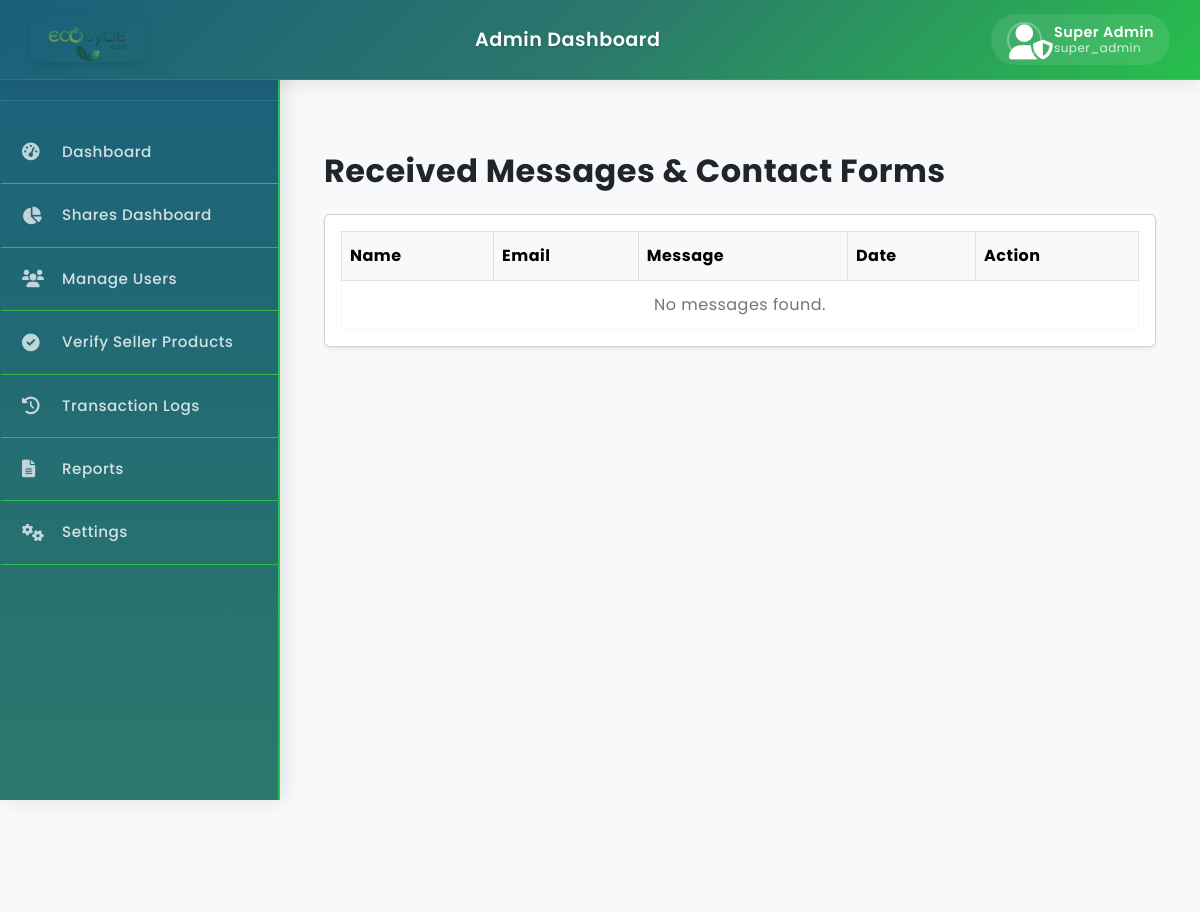
/admin/adminreceivemessages.php (signed in), run on an earlier commit of the app's database.
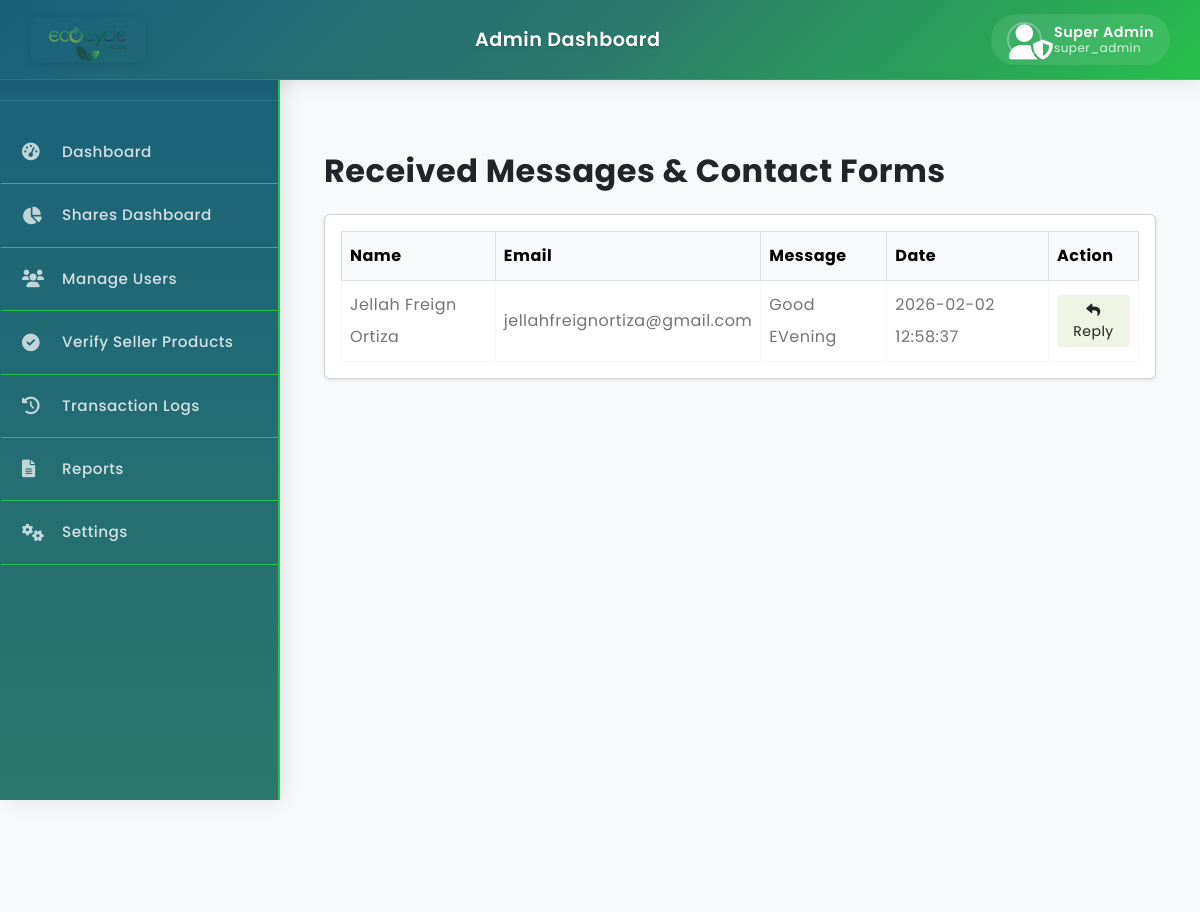
And on a later commit of the database.
### tables this page shows
CREATE TABLE `messages` (
  `message_id` int(11) NOT NULL AUTO_INCREMENT,
  `buyer_id` int(11) NOT NULL,
  `admin_id` int(11) DEFAULT NULL,
  `sender_type` enum('buyer','admin') NOT NULL,
  `message_text` text NOT NULL,
  `feedback_text` text DEFAULT NULL,
  `status` enum('sent','received','replied','archived') DEFAULT 'sent',
  `created_at` timestamp NOT NULL DEFAULT current_timestamp(),
  `updated_at` timestamp NOT NULL DEFAULT current_timestamp() ON UPDATE current_timestamp(),
  PRIMARY KEY (`message_id`),
  KEY `buyer_id` (`buyer_id`),
  KEY `admin_id` (`admin_id`)
);

CREATE TABLE `buyers` (
  `buyer_id` int(11) NOT NULL AUTO_INCREMENT,
  `fullname` varchar(100) NOT NULL,
  `username` varchar(50) NOT NULL,
  `phone_number` varchar(20) NOT NULL,
  `email` varchar(100) NOT NULL,
  `password` varchar(255) NOT NULL,
  `address` text DEFAULT NULL,
  `documents` varchar(255) DEFAULT NULL,
  `status` enum('active','blocked') DEFAULT 'active',
  `created_at` timestamp NOT NULL DEFAULT current_timestamp(),
  `updated_at` timestamp NOT NULL DEFAULT current_timestamp() ON UPDATE current_timestamp(),
  `last_login` datetime DEFAULT NULL,
  `ecocoins_balance` decimal(10,2) NOT NULL DEFAULT 0.00,
  `reset_token` varchar(255) DEFAULT NULL,
  `reset_token_expires` datetime DEFAULT NULL,
  `reset_required` tinyint(1) DEFAULT 0,
  `failed_attempts` int(11) DEFAULT 0,
  `last_failed_attempt` datetime DEFAULT NULL,
  PRIMARY KEY (`buyer_id`),
  UNIQUE KEY `username` (`username`),
  UNIQUE KEY `email` (`email`)
);

### admin/adminreceivemessages.php (the view, shortened to what the changed rows need)
<?php
include 'adminheader.php';
require_once __DIR__ . '/../config/database.php';
$stmt = $pdo->query('
    SELECT m1.* FROM messages m1
    INNER JOIN (
        SELECT COALESCE(buyer_id, 0) as buyer_id, MAX(created_at) AS max_created
        FROM messages
        GROUP BY COALESCE(buyer_id, 0)
    ) m2 ON COALESCE(m1.buyer_id, 0) = m2.buyer_id AND m1.created_at = m2.max_created
    ORDER BY m1.created_at DESC
');
$messages = $stmt->fetchAll();
?>
<main class="admin-main-content" style="margin-left:280px; padding:40px 20px 20px 20px; min-height:100vh; background:#f8f9fa;">
    <div class="container-fluid">
        <div class="d-flex justify-content-between align-items-center mb-4">
            <h2 class="fw-bold mb-0">Received Messages & Contact Forms</h2>
        </div>
        <div class="card shadow-sm">
            <div class="card-body">
                <div class="table-responsive">
                    <table class="table table-bordered table-hover align-middle mb-0">
                        <thead class="table-light">
                            <tr>
                                <th>Name</th>
                                <th>Email</th>
                                <th>Message</th>
                                <th>Date</th>
                                <th>Action</th>
                            </tr>
                        </thead>
                        <tbody>
                        <?php if (empty($messages)): ?>
                            <tr><td colspan="5" class="text-center">No messages found.</td></tr>
                        <?php else: ?>
                            <?php foreach ($messages as $msg): ?>
                                <tr>
                                    <td>
                                        <?php
                                        if (empty($msg['buyer_id'])) {
                                            if (preg_match('/Name: (.+?)\n/', $msg['message_text'], $matches)) {
                                                echo htmlspecialchars($matches[1]);
                                            } else {
                                                echo 'Contact Form';
                                            }
                                        } else {
                                            $buyerStmt = $pdo->prepare('SELECT fullname, email FROM buyers WHERE buyer_id = ? LIMIT 1');
                                            $buyerStmt->execute([$msg['buyer_id']]);
                                            $buyer = $buyerStmt->fetch();
                                            echo htmlspecialchars($buyer['fullname'] ?? 'N/A');
                                        }
                                        ?>
                                    </td>
                                    <td>
                                        <?php
                                        if (empty($msg['buyer_id'])) {
                                            if (preg_match('/Email: (.+?)\n/', $msg['message_text'], $matches)) {
                                                echo htmlspecialchars($matches[1]);
                                            } else {
                                                echo 'N/A';
                                            }
                                        } else {
                                            $buyerStmt = $pdo->prepare('SELECT email FROM buyers WHERE buyer_id = ? LIMIT 1');
                                            $buyerStmt->execute([$msg['buyer_id']]);
                                            $buyer = $buyerStmt->fetch();
                                            echo htmlspecialchars($buyer['email'] ?? 'N/A');
                                        }
                                        ?>
                                    </td>
                                    <td>
                                        <?php
                                        $text = htmlspecialchars($msg['message_text']);
                                        if (empty($msg['buyer_id'])) {
                                            echo substr($text, 0, 100) . '...';
                                        } else {
                                            echo $text;
                                        }
                                        ?>
                                    </td>
                                    <td><?php echo htmlspecialchars($msg['created_at']); ?></td>
                                    <td>
                                        <?php if (!empty($msg['buyer_id'])): ?>
                                            <?php
                                            $buyerStmt = $pdo->prepare('SELECT email FROM buyers WHERE buyer_id = ? LIMIT 1');
                                            $buyerStmt->execute([$msg['buyer_id']]);
                                            $buyer = $buyerStmt->fetch();
                                            if (!empty($buyer) && !empty($buyer['email'])):
                                            ?>
                                                <a href="adminchat.php?buyer_id=<?php echo urlencode($msg['buyer_id']); ?>" class="btn btn-success btn-sm"><i class="fas fa-reply"></i> Reply</a>
                                            <?php else: ?>
                                                <span class="text-muted">No Email</span>
                                            <?php endif; ?>
                                        <?php endif; ?>
                                    </td>
                                </tr>
                            <?php endforeach; ?>
                        <?php endif; ?>
                        </tbody>
                    </table>
                </div>
            </div>
        </div>
    </div>
</main>

What changed in the data, as far as the page shows it:
added messages: buyer.fullname "Jellah Freign Ortiza", buyer.email "jellahfreignortiza@gmail.com", message_text "Good EVening", created_at "2026-02-02 12:58:37"
Also different on the page:
text no longer shown: "No messages found."
